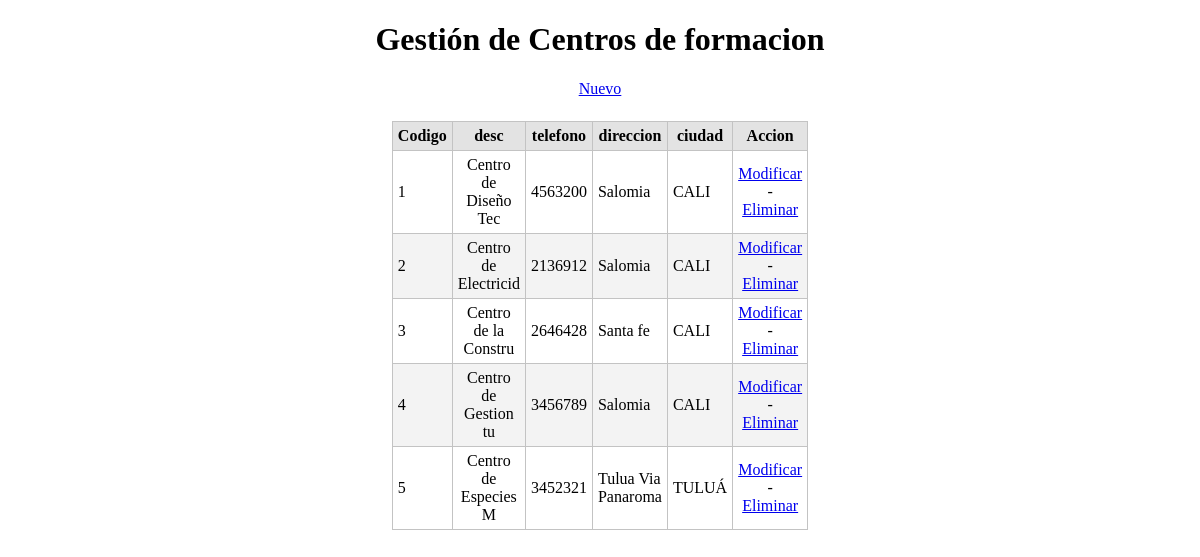
The app's page /centro/index.php with its own data.
### tables this page shows
CREATE TABLE IF NOT EXISTS `centro` (
  `cod_centro` int(10) NOT NULL DEFAULT '0',
  `desc_centro` varchar(20) DEFAULT NULL,
  `telefono` bigint(10) DEFAULT NULL,
  `dir` varchar(40) DEFAULT NULL,
  `cod_ciudad` int(4) DEFAULT NULL,
  PRIMARY KEY (`cod_centro`),
  KEY `cod_ciudad` (`cod_ciudad`)
);

CREATE TABLE IF NOT EXISTS `ciudad` (
  `cod_ciudad` int(4) NOT NULL DEFAULT '0',
  `nom_ciudad` varchar(20) DEFAULT NULL,
  `cod_depto` int(3) DEFAULT NULL,
  `habitantes` varchar(15) DEFAULT NULL,
  PRIMARY KEY (`cod_ciudad`),
  KEY `cod_depto` (`cod_depto`)
);

### centro/view/viewClass.php (called while the page is built, shortened)
<?php
class viewClass {
  static public function renderHTML($view, $args = NULL) {
    include_once 'templates/' . $view;
  }
}

### librerias/dataBaseClass.php (called while the page is built, shortened)
<?php
class dataBaseClass {
  static private $port = 3306,
          $host = 'localhost',
          $dbname = 'bd_desercion',
          $user = 'root',
          $password = 'root',
          $driver = 'mysql',
          $instance = NULL;
  static public function getInstance() {
    return self::$instance;
  }
  static private function connect() {
    try {
      $dsn = self::$driver
              . ':host='. self::$host
              . ';dbname=' . self::$dbname;
      self::$instance = new PDO($dsn, self::$user, self::$password);
      return true;
    } catch (PDOException $e) {
      echo $e->getMessage();
    }
  }
}

### centro/model/modelClass.php (called while the page is built, shortened)
<?php
class modelClass {
    static public function getAll() {
        try {
            $sql = 'SELECT  cod_centro,desc_centro,telefono,dir,nom_ciudad FROM centro  natural join ciudad where centro.cod_ciudad=ciudad.cod_ciudad';
            return dataBaseClass::getInstance()->query($sql)->fetchAll(PDO::FETCH_ASSOC);
        } catch (PDOException $e) {
            return $e;
        }
    }
}

### centro/view/templates/index.php (the view, shortened to what this page needs)
<!DOCTYPE html>
<html lang="es">
    <head>
        <link rel="stylesheet" media="screen" href="css/main.css">
    </head>
    <body>
    <center><h1>Gestión de Centros de formacion</h1></center>
    <div id="lnkNuevo">
        <center><a href="index.php?action=create">Nuevo</a></center>
    </div><br>
    <center> <table id="tblContenido">
            <thead>
                <tr>
                    <th>Codigo</th>
                    <th>desc</th>
                    <th>telefono</th>
                    <th>direccion</th>
                    <th>ciudad</th>
                    <th>Accion</th>
                </tr>
            </thead>
            <tbody>
                <?php foreach ($datos as $row): ?>
                    <tr>
                        <td><?php echo $row['cod_centro'] ?></td>
                        <td><?php echo $row['desc_centro'] ?></td>
                        <td><?php echo $row['telefono'] ?></td>
                        <td><?php echo $row['dir'] ?></td>
                        <td><?php echo $row['nom_ciudad'] ?></td>
                        <td><a href="index.php?action=update&amp;id=<?php echo $row['cod_centro'] ?>">Modificar</a> - <a href="index.php?action=delete&amp;id=<?php echo $row['cod_centro'] ?>">Eliminar</a></td>
                    </tr>
                <?php endforeach ?>
            </tbody>
        </table>
    </center>
</body>
</html>

### centro/css/main.css (style rules this page uses)
#lnkNuevo { margin-bottom: 5px; }
#tblContenido { border: solid #c3c3c3 1px; width: 400px; border-spacing: 0px; border-collapse: collapse; }
#tblContenido thead tr th { background-color: #e3e3e3; }
#tblContenido tbody tr td, #tblContenido thead tr th { margin: 0px; padding: 0px; border: solid #c3c3c3 1px; padding: 5px; }
#tblContenido tbody tr:nth-child(2n) { background-color: #f3f3f3; }
#tblContenido tbody tr td:last-child, #tblContenido tbody tr td:nth-child(2) { text-align: center; }

### records on screen
centro: cod_centro "1", desc_centro "Centro de Diseño Tec", telefono "4563200", dir "Salomia", cod_ciudad.nom_ciudad "CALI"
centro: cod_centro "2", desc_centro "Centro de Electricid", telefono "2136912", dir "Salomia", cod_ciudad.nom_ciudad "CALI"
centro: cod_centro "3", desc_centro "Centro de la Constru", telefono "2646428", dir "Santa fe", cod_ciudad.nom_ciudad "CALI"
centro: cod_centro "4", desc_centro "Centro de Gestion tu", telefono "3456789", dir "Salomia", cod_ciudad.nom_ciudad "CALI"
centro: cod_centro "5", desc_centro "Centro de Especies M", telefono "3452321", dir "Tulua Via Panaroma", cod_ciudad.nom_ciudad "TULUÁ"
